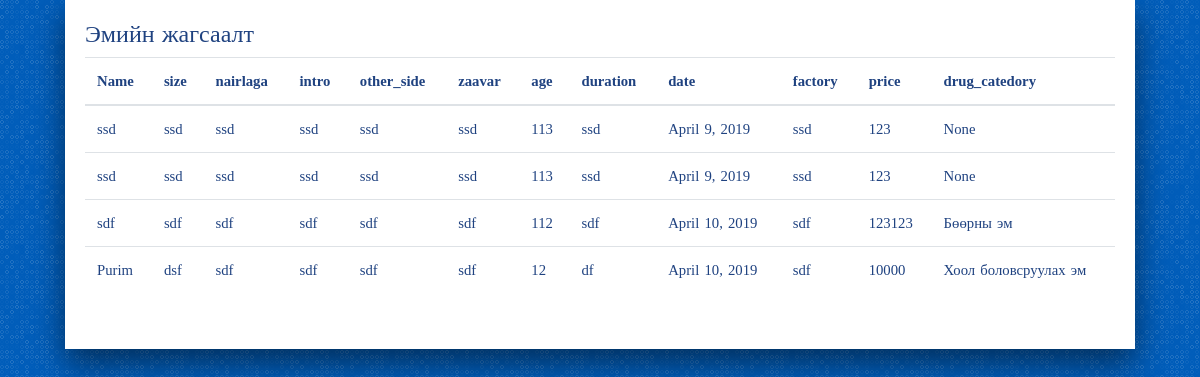
The app's page /drug/detail_list/ with its own data.
### drug/models.py (models this page shows, shortened)
class Drug_detail(models.Model):
    name = models.CharField(max_length=100)
    size = models.CharField(max_length=50)
    nairlaga = models.CharField(max_length=100)
    intro = models.CharField(max_length=100)
    other_side = models.CharField(max_length=100)
    zaavar = models.CharField(max_length=100)
    age = models.IntegerField()
    duration = models.CharField(max_length=50)
    date = models.DateField(default=timezone.now)
    factory = models.CharField(max_length=100)
    price = models.IntegerField()
    drug_catedory = models.ForeignKey(Drug_category, on_delete=models.SET_NULL, null=True, blank=True)

class Drug_category(models.Model):
    name = models.CharField(max_length=100)
    def __str__(self):
        return self.name

### drug/views.py (the view)
def drug_detail_list(request, template_name='drug/drug_detail_list.html'):
    drug_detail = Drug_detail.objects.all()
    data = {}
    data['drug_detail'] = drug_detail
    return render(request, template_name, data)

### drug/templates/drug/drug_detail_list.html
{% extends 'base.html' %}
{% load staticfiles %}
{% block content %}
<h4> Эмийн жагсаалт </h4>
<table class="table">
<thead>
    <tr>
      <th>Name</th>
      <th>size</th>
      <th>nairlaga</th>
      <th>intro</th>
      <th>other_side</th>
      <th>zaavar</th>
      <th>age</th>
      <th>duration</th>
      <th>date</th>
      <th>factory</th>
      <th>price</th>
      <th>drug_catedory</th>
    </tr>
</thead>
<tbody>
    {% for drug in drug_detail %}
    <tr>
    <td>{{ drug.name }}</td>
    <td>{{ drug.size }}</td>
    <td>{{ drug.nairlaga }}</td>
    <td>{{ drug.intro }}</td>
    <td>{{ drug.other_side }}</td>
    <td>{{ drug.zaavar }}</td>
    <td>{{ drug.age }}</td>
    <td>{{ drug.duration }}</td>
    <td>{{ drug.date }}</td>
    <td>{{ drug.factory }}</td>
    <td>{{ drug.price }}</td>
    <td>{{ drug.drug_catedory }}</td>
    </tr>
    {% endfor %}
</tbody>
</table>
{% endblock %}

### static/css/style.css (style rules this page uses)
body { background-color: #e9e9e9; }

### static/css/basic.css (style rules this page uses)
body { font-family: "Fira Sans Condensed"; font-weight: 400; font-size: 0.92em; color: #1f4280; background-color: #005dba; line-height: 1.5em; word-spacing: 0.1em; margin: 0; }

### records on screen
Drug_detail: name "ssd", size "ssd", nairlaga "ssd", intro "ssd", other_side "ssd", zaavar "ssd", age "113", duration "ssd", date "April 9, 2019", factory "ssd", price "123", drug_catedory "None"
Drug_detail: name "ssd", size "ssd", nairlaga "ssd", intro "ssd", other_side "ssd", zaavar "ssd", age "113", duration "ssd", date "April 9, 2019", factory "ssd", price "123", drug_catedory "None"
Drug_detail: name "sdf", size "sdf", nairlaga "sdf", intro "sdf", other_side "sdf", zaavar "sdf", age "112", duration "sdf", date "April 10, 2019", factory "sdf", price "123123", drug_catedory "Бөөрны эм"
Drug_detail: name "Purim", size "dsf", nairlaga "sdf", intro "sdf", other_side "sdf", zaavar "sdf", age "12", duration "df", date "April 10, 2019", factory "sdf", price "10000", drug_catedory "Хоол боловсруулах эм"
